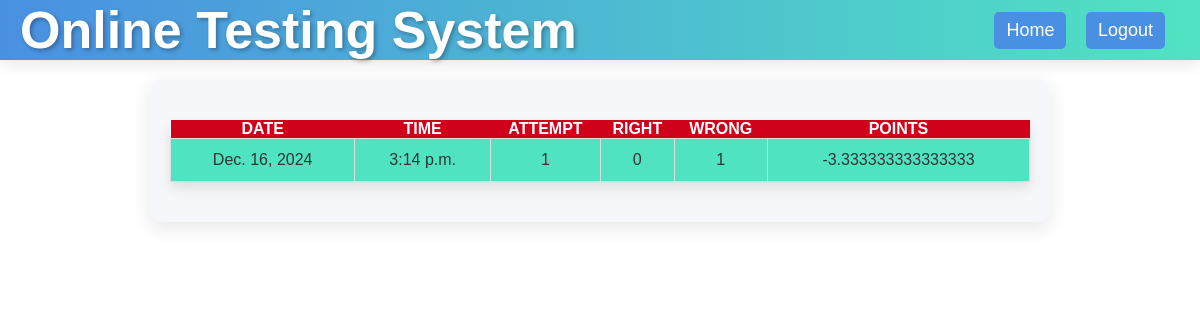
Page /OTS/result (signed in) on the committed database.
### OTS/models.py (models this page shows)
class Result(models.Model):
    resultid=models.BigAutoField(primary_key=True,auto_created=True)
    username=models.ForeignKey(Candidate,on_delete=models.CASCADE)
    date=models.DateField(auto_now=True)
    time=models.TimeField(auto_now=True)
    attempt=models.IntegerField()
    right=models.IntegerField()
    wrong=models.IntegerField()
    points=models.FloatField()

### OTS/views.py (the view)
# urls.py: path('result',showTestResult,name='result'),
def showTestResult(request):
    if 'name' not in request.session.keys():
        res=HttpResponseRedirect("login")
    result=Result.objects.filter(resultid=Result.objects.latest('resultid').resultid,username_id=request.session['username'])
    context={'result':result}
    res=render(request,'show_result.html',context)
    return res

### OTS/templates/show_result.html (shortened to what this page needs)
{% extends 'main.html' %}
{% block top%}
<a href="{% url 'OTS:home' %}">Home</a>
<a href="{% url 'OTS:logout' %}">Logout</a>
{%endblock %}
{% block content %}
<table>
    <tr>
        <th>Date</th>
        <th>Time</th>
        <th>Attempt</th>
        <th>Right</th>
        <th>Wrong</th>
        <th>Points</th>
    </tr>
    {% for r in result%}
    <tr>
        <td>{{r.date}}</td>
        <td>{{r.time}}</td>
        <td>{{r.attempt}}</td>
        <td>{{r.right}}</td>
        <td>{{r.wrong}}</td>
        <td>{{r.points}}</td>
    </tr>
    {% endfor %}
</table>
{% endblock %}

### OTS/static/theme.css (style rules this page uses)
* { font-family: 'Gill Sans', 'Gill Sans MT', Calibri, 'Trebuchet MS', sans-serif; margin: 0; padding: 0; box-sizing: border-box; }
.top .menu a { color: #FFFFFF; background-color: #4A90E2; display: inline-block; min-width: 70px; margin-right: 15px; font-size: 18px; text-decoration: none; padding: 8px 12px; border-radius: 5px; transition: background-color 0.3s ease, color 0.3s ease; }
table { width: 100%; margin: 20px 0; border-collapse: collapse; box-shadow: 0 6px 12px rgba(0, 0, 0, 0.1); }
table tr:nth-child(odd) { background-color: #4A90E2; color: white; }
table tr:nth-child(even) { background-color: #50E3C2; color: #333; }
table tr:first-child { background-color: #D0021B; color: white; font-weight: bold; text-transform: uppercase; }
table td { padding: 12px; text-align: center; border: 1px solid #ddd; }

### rows in the picture
Result: date "Dec. 16, 2024", time "3:14 p.m.", attempt "1", right "0", wrong "1", points "-3.333333333333333"
